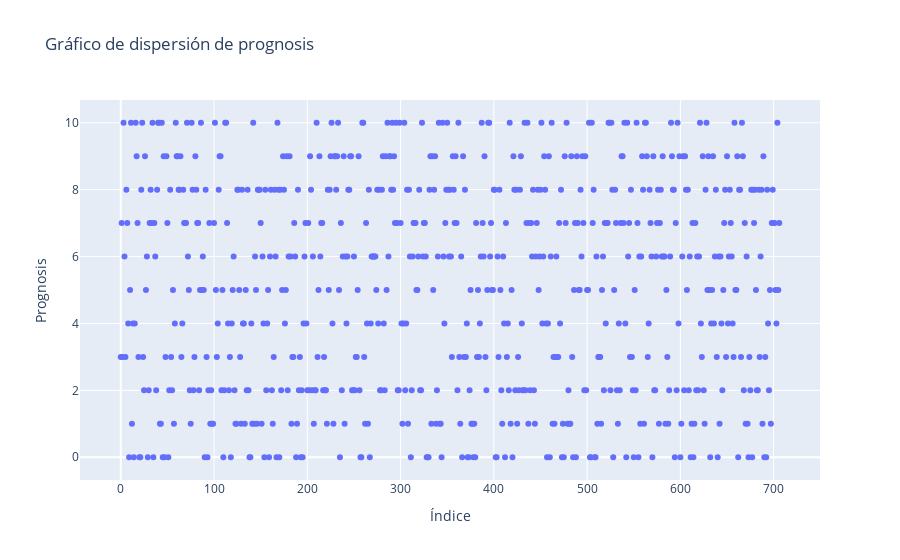

Write notebook code for a chart like this one.
### Code cell
import plotly.graph_objs as go

# Crear la figura
fig = go.Figure()

# Añadir los puntos del gráfico
fig.add_trace(go.Scatter(x=train_df.index, y=train_df['prognosis'], mode='markers'))

# Personalizar la figura
fig.update_layout(
    title='Gráfico de dispersión de prognosis',
    xaxis_title='Índice',
    yaxis_title='Prognosis'
)

# Mostrar la figura
fig.show()

### Figure 1 — Plotly figure (JSON) as saved in the notebook; plotly's stock layout.template omitted (floating-point values rounded to 4 significant figures; data arrays with more than 128 entries replaced by an {"elided": "..."} marker saying what was removed)
{"data": [{"mode": "markers", "type": "scatter", "x": {"elided": "707 int values"}, "y": {"elided": "707 int values"}}], "layout": {"title": {"text": "Gráfico de dispersión de prognosis"}, "xaxis": {"title": {"text": "Índice"}}, "yaxis": {"title": {"text": "Prognosis"}}}}
